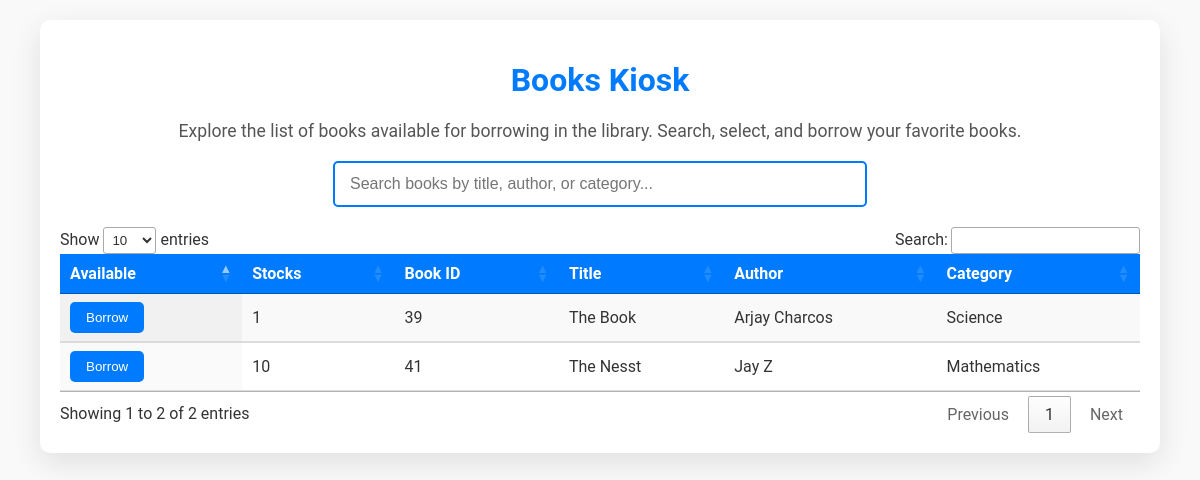
The page /borrower/books.php on the database as committed earlier.
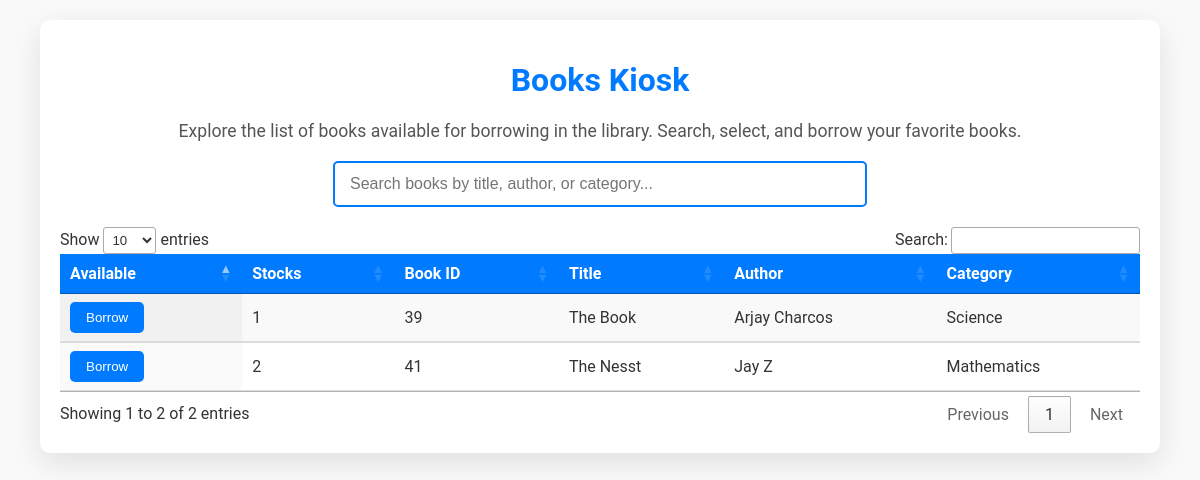
The same page on the database as committed later.
### tables this page shows
CREATE TABLE `tblbooks` (
  `bookId` int(11) NOT NULL,
  `title` varchar(100) NOT NULL,
  `dateAdded` timestamp NOT NULL DEFAULT current_timestamp(),
  `quantity` int(11) NOT NULL,
  `authorId` int(11) DEFAULT NULL,
  `categoryId` int(11) DEFAULT NULL,
  `callNum` varchar(11) NOT NULL,
  `accessionNum` varchar(5) NOT NULL,
  `barcodeNum` varchar(11) NOT NULL,
  `publisher` varchar(30) NOT NULL,
  `publishedDate` date DEFAULT NULL
);

CREATE TABLE `tblcategory` (
  `categoryId` int(11) NOT NULL,
  `categoryName` varchar(30) NOT NULL
);

### borrower/books.php (the view, shortened to what this page needs)
<?php
include('db/db-connect.php');
$query = "SELECT b.bookId, b.title, b.quantity,
                 CONCAT(a.firstName, ' ', a.lastName) AS authorName,
                 c.categoryName
          FROM tblbooks b
          JOIN tblauthor a ON b.authorId = a.authorId
          JOIN tblcategory c ON b.categoryId = c.categoryId";
$stmt = $conn->prepare($query);
$stmt->execute();
$result = $stmt->get_result();
?>
<!DOCTYPE html>
<html lang="en">
<head>
    <link rel="stylesheet" href="https://cdn.datatables.net/1.13.6/css/jquery.dataTables.min.css">
</head>
<body>
    <div class="container">
        <h1>Books Kiosk</h1>
        <p>Explore the list of books available for borrowing in the library. Search, select, and borrow your favorite books.</p>
        <div class="search-container">
            <input type="text" id="searchBox" placeholder="Search books by title, author, or category..." onkeyup="searchBooks()">
        </div>
        <table id="dataTable" class="display" style="width:100%">
            <thead>
                <tr>
                    <th>Available</th>
                    <th>Stocks</th>
                    <th>Book ID</th>
                    <th>Title</th>
                    <th>Author</th>
                    <th>Category</th>
                </tr>
            </thead>
            <tbody id="bookList">
                <?php
                if ($result->num_rows > 0) {
                    while ($row = $result->fetch_assoc()) {
                        echo "<tr>";
                        echo "<td>";
                        if ($row['quantity'] > 0) {
                            echo "<button class='btn-action' onclick='handleBorrow(" . $row['bookId'] . ")'>Borrow</button>";
                        } else {
                            echo "<button class='btn-nostock' disabled>Unavailable</button>";
                        }
                        echo "</td>";
                        echo "<td>" . $row['quantity'] . "</td>";
                        echo "<td>" . $row['bookId'] . "</td>";
                        echo "<td>" . htmlspecialchars($row['title']) . "</td>";
                        echo "<td>" . htmlspecialchars($row['authorName']) . "</td>";
                        echo "<td>" . htmlspecialchars($row['categoryName']) . "</td>";
                        echo "</tr>";
                    }
                }
                ?>
            </tbody>
        </table>
    </div>
</body>
</html>

Rows that differ between the two databases and show on the page:
changed tblbooks "The Nesst": quantity "10" → "2"
